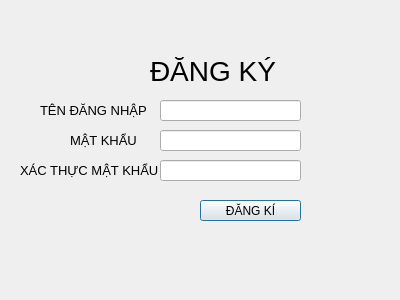
<?xml version="1.0" encoding="UTF-8"?>
<ui version="4.0">
 <class>Dialog</class>
 <widget class="QDialog" name="Dialog">
  <property name="geometry">
   <rect>
    <x>0</x>
    <y>0</y>
    <width>400</width>
    <height>300</height>
   </rect>
  </property>
  <property name="windowTitle">
   <string>Dialog</string>
  </property>
  <widget class="QLabel" name="label_3">
   <property name="geometry">
    <rect>
     <x>70</x>
     <y>130</y>
     <width>121</width>
     <height>21</height>
    </rect>
   </property>
   <property name="font">
    <font>
     <pointsize>10</pointsize>
    </font>
   </property>
   <property name="text">
    <string>MẬT KHẨU</string>
   </property>
  </widget>
  <widget class="QLabel" name="label_2">
   <property name="geometry">
    <rect>
     <x>40</x>
     <y>100</y>
     <width>171</width>
     <height>21</height>
    </rect>
   </property>
   <property name="font">
    <font>
     <pointsize>10</pointsize>
    </font>
   </property>
   <property name="text">
    <string>TÊN ĐĂNG NHẬP</string>
   </property>
  </widget>
  <widget class="QPushButton" name="pushButton_2">
   <property name="geometry">
    <rect>
     <x>200</x>
     <y>200</y>
     <width>101</width>
     <height>21</height>
    </rect>
   </property>
   <property name="text">
    <string>ĐĂNG KÍ</string>
   </property>
  </widget>
  <widget class="QLabel" name="label">
   <property name="geometry">
    <rect>
     <x>150</x>
     <y>50</y>
     <width>211</width>
     <height>41</height>
    </rect>
   </property>
   <property name="font">
    <font>
     <pointsize>21</pointsize>
    </font>
   </property>
   <property name="text">
    <string>ĐĂNG KÝ</string>
   </property>
  </widget>
  <widget class="QLineEdit" name="lineEdit_2">
   <property name="geometry">
    <rect>
     <x>160</x>
     <y>130</y>
     <width>141</width>
     <height>21</height>
    </rect>
   </property>
  </widget>
  <widget class="QLineEdit" name="lineEdit">
   <property name="geometry">
    <rect>
     <x>160</x>
     <y>100</y>
     <width>141</width>
     <height>21</height>
    </rect>
   </property>
  </widget>
  <widget class="QLineEdit" name="lineEdit_3">
   <property name="geometry">
    <rect>
     <x>160</x>
     <y>160</y>
     <width>141</width>
     <height>21</height>
    </rect>
   </property>
  </widget>
  <widget class="QLabel" name="label_4">
   <property name="geometry">
    <rect>
     <x>20</x>
     <y>160</y>
     <width>201</width>
     <height>21</height>
    </rect>
   </property>
   <property name="font">
    <font>
     <pointsize>10</pointsize>
    </font>
   </property>
   <property name="text">
    <string>XÁC THỰC MẬT KHẨU</string>
   </property>
  </widget>
 </widget>
 <resources/>
 <connections/>
</ui>
